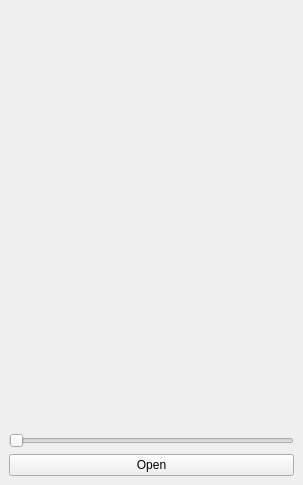
<?xml version="1.0" encoding="UTF-8"?>
<ui version="4.0">
 <class>MainWindow</class>
 <widget class="QMainWindow" name="MainWindow">
  <property name="geometry">
   <rect>
    <x>0</x>
    <y>0</y>
    <width>303</width>
    <height>485</height>
   </rect>
  </property>
  <property name="windowTitle">
   <string>MainWindow</string>
  </property>
  <widget class="QWidget" name="centralwidget">
   <layout class="QGridLayout" name="gridLayout">
    <item row="0" column="0">
     <layout class="QVBoxLayout" name="verticalLayout">
      <item>
       <widget class="QLabel" name="label">
        <property name="text">
         <string/>
        </property>
       </widget>
      </item>
      <item>
       <widget class="QSlider" name="horizontalSlider">
        <property name="maximum">
         <number>10</number>
        </property>
        <property name="orientation">
         <enum>Qt::Horizontal</enum>
        </property>
       </widget>
      </item>
      <item>
       <widget class="QPushButton" name="pushButton">
        <property name="text">
         <string>Open</string>
        </property>
       </widget>
      </item>
     </layout>
    </item>
   </layout>
  </widget>
 </widget>
 <resources/>
 <connections/>
</ui>
